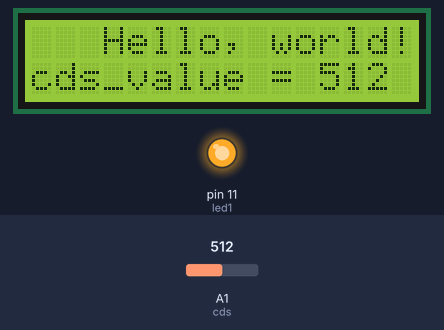
The sketch below on a simulated Arduino Uno, built with avr-gcc and run on an emulated ATmega328P. On the bench: 16×2 character LCD, output pins drawn as LEDs (lit = HIGH). The inputs (shaded band) are chosen by the test bench; at power-on: A1 (cds) = 512. What the sketch prints to the serial monitor is not drawn.

Above: at 1.3 s.
1.4 s: A1 (cds) set to 591
At 1.9 s:
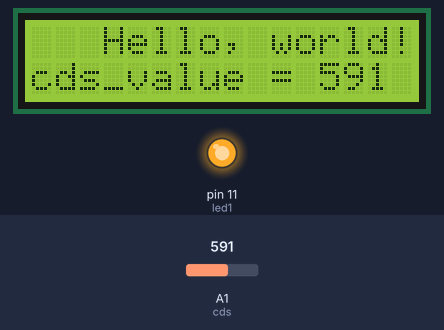
2.9 s: A1 (cds) set to 608
At 3.3 s:
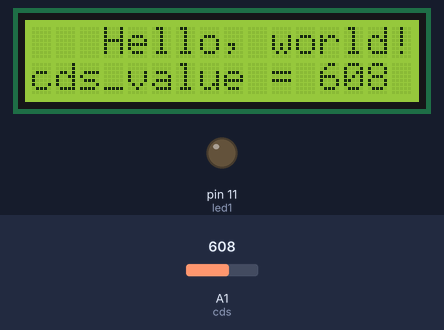
4.4 s: A1 (cds) set to 590
At 4.9 s:
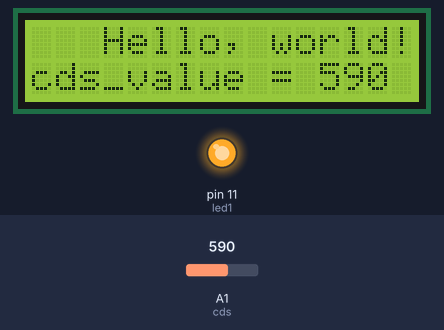
5.9 s: A1 (cds) set to 11
At 6.4 s:
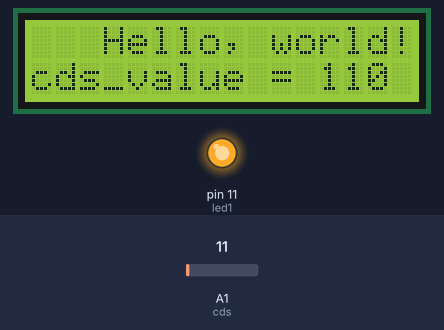
7.4 s: A1 (cds) set to 8
At 8.9 s:
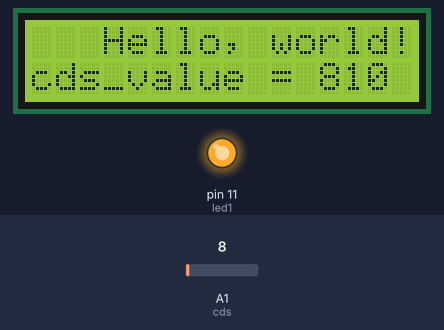
Timing chart, 0 to 9.9 s (numbered marks = the images above; inputs shaded):
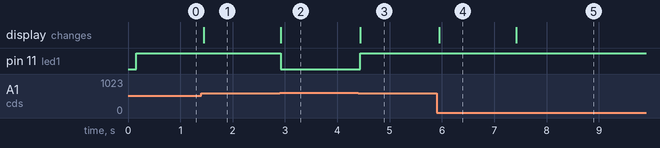

The sketch:

lcd-illuminance.ino
```cpp
#include <Wire.h>
#include <LiquidCrystal_I2C.h>

LiquidCrystal_I2C lcd(0x27, 16, 2); // set the LCD address to 0x27 for a 16 chars and 2 line display

int cds = A1;
int cdsValue = 0;
int led1 = 11;
void setup() {
  lcd.init();
  lcd.init();
  lcd.backlight();//백라이트 켜기
  lcd.setCursor(3,0);//커서 초기화
  lcd.print("Hello, world!");//프린트
  Serial.begin(9600);
  pinMode(led1, OUTPUT);
}
void loop() {
  cdsValue  = analogRead(cds);

  Serial.print("sensor = ");
  Serial.println(cdsValue); //cds값 출력
  lcd.backlight();
  lcd.setCursor(0,1);
  lcd.print("cds_value = ");
  lcd.setCursor(12,1);
  lcd.print(cdsValue);
  if (cdsValue >= 600)
  {
    digitalWrite(led1, LOW);
  }
  else
  {
    digitalWrite(led1, HIGH);
  }
  delay(20);
}
```

Measured:
- the behaviour switches between 599 and 600 on A1 (cds) (found by bisection; images 1 and 2)
- after the input at 1.4 s, the display: changes after 0.05 s (image 1)
- after the input at 2.9 s, pin 11 (led1): HIGH → LOW at once; the display: changes at once (image 2)
- after the input at 4.4 s, pin 11 (led1): LOW → HIGH at once; the display: changes at once (image 3)
- after the input at 5.9 s, the display: changes after 0.05 s (image 4)
- after the input at 7.4 s, the display: changes at once (image 5)
